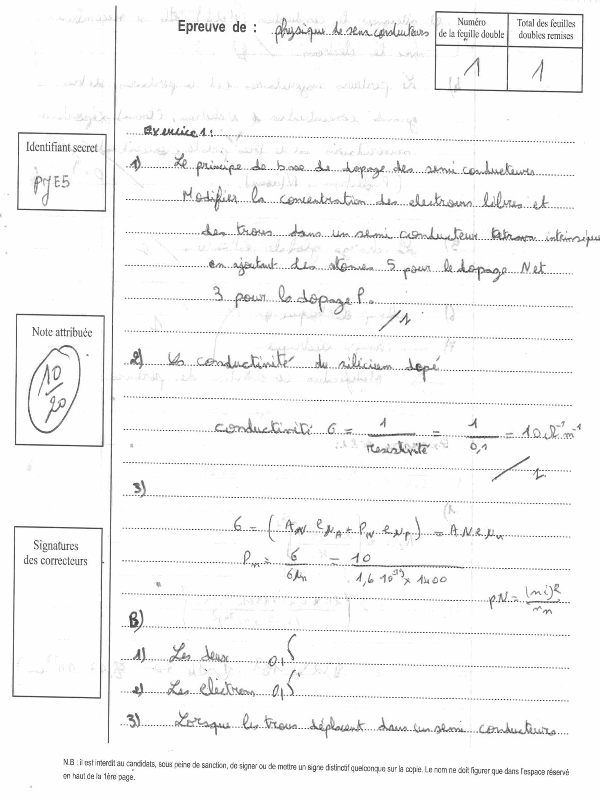
#> input picture project/ImagesForAPP/papier_01.png, 600 x 800 px
$ python -i noteExtraction.py   (imports and definitions only)   (older library calls are emulated)
#> lines starting #> are read from the running program, lines starting #| are printed output that depends on the picture; after the words box and inside, x2 and y2 are one past the last pixel; in counts of white or black regions, pixels touching at a corner belong together
import cv2
import numpy as np
import matplotlib.pyplot as plt
from tkinter.filedialog import askopenfilename

def etap1(File):
#> called with File = '../ImagesForAPP/papier_01.png'
        im = cv2.imread(File, cv2.IMREAD_GRAYSCALE)
#> im is the input picture: shape (800, 600); min 16, max 255, mean 246.5
        (thresh, gray) = cv2.threshold(im, 128, 255, cv2.THRESH_BINARY | cv2.THRESH_OTSU)
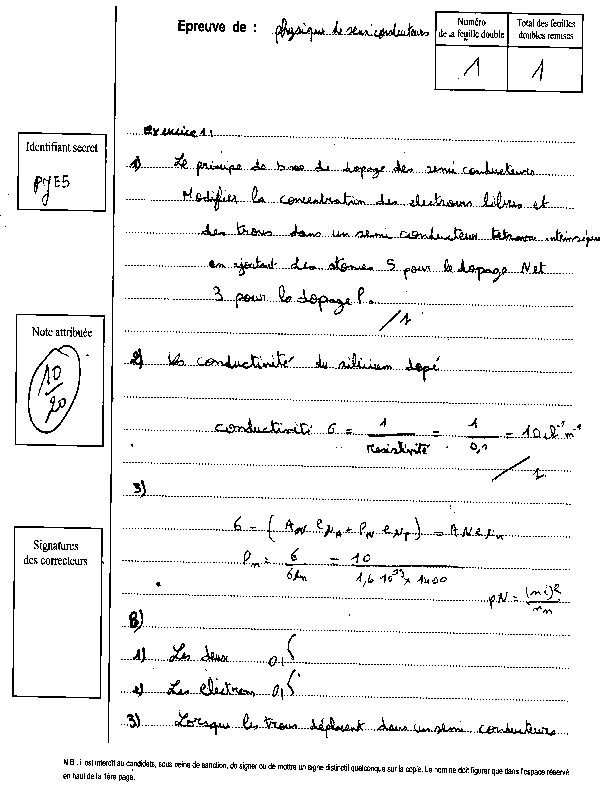
#> gray: shape (800, 600); 94.9% white; black in thin lines or dots
#> thresh = 195
        gray = 255 - gray
#> gray: shape (800, 600); 5.1% white in thin lines or dots
        (_,ctrs, hier) = cv2.findContours(gray.copy(), cv2.RETR_LIST, cv2.CHAIN_APPROX_SIMPLE)
#> ctrs = 2776 contours, 2612 with area under 20; largest, box (x1, y1, x2, y2) and area: (12, 526, 104, 699) 14931, (13, 527, 102, 698) 14702, (434, 11, 584, 93) 11488, (15, 314, 105, 447) 11478, (15, 314, 105, 446) 11277
        rects = [cv2.boundingRect(ctr) for ctr in ctrs]
#> rects = 2776 items, first 6: (126, 779, 3, 3), (134, 779, 1, 1), (125, 778, 3, 3), (130, 777, 3, 3), (122, 777, 4, 3), (113, 777, 3, 3)
        j=0
        for rect in rects:
                x = rect[0]
                y = rect[1]
                w = rect[2]
                h = rect[3]
                crop_im = im[y:y+h, x:x+w]

                if (w >= 50 and w <= 100) and (h >= 80 and h <= 120) and (x<=30 and x>=20):
                        cv2.imwrite('/home/jabrane/Downloads/pfa/project/Notes/note_'+str(j)+'.png', crop_im)
                        break
                        j=j+1
#> this loop made 1821 passes
#> (x, y, w, h, crop_im) on passes 1 to 3: (126, 779, 3, 3, [[229, 98, 123], [102, 251, 118], [214, 140, 201]]), (134, 779, 1, 1, [112]), (125, 778, 3, 3, [[192, 113, 252], [145, 229, 98], [249, 102, 251]])
#> after the loop, j = 0


>>> result = etap1('../ImagesForAPP/papier_01.png')

$ run again, on project/ImagesForAPP/papier_02.png
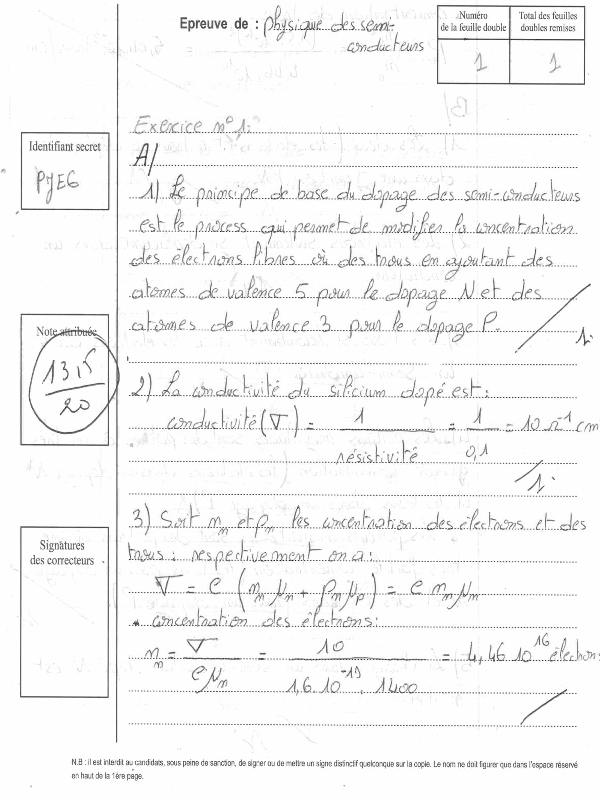
#> input picture project/ImagesForAPP/papier_02.png, 600 x 800 px
#> in etap1, im is the input picture: shape (800, 600); min 14, max 255, mean 245.9
#> in etap1, `(thresh, gray) = cv2.threshold(im, 128, 255, cv2.THRESH_BINARY | cv2.T..`:
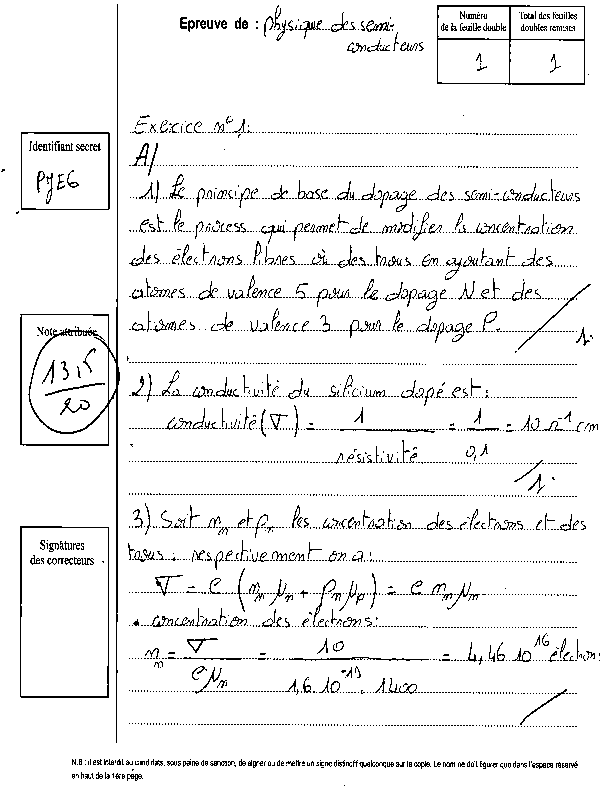
#> gray: shape (800, 600); 94.5% white; black in thin lines or dots
#> thresh = 196
#> ctrs = 2857 contours, 2685 with area under 20; largest, box (x1, y1, x2, y2) and area: (20, 526, 109, 698) 15001, (20, 527, 109, 697) 14753, (20, 4, 120, 743) 12220, (437, 5, 585, 85) 11487, (21, 132, 110, 210) 6775
#> rects = 2857 items, first 6: (344, 785, 1, 1), (135, 778, 3, 3), (138, 776, 4, 3), (131, 776, 3, 3), (122, 776, 3, 3), (116, 776, 3, 3)
#> the loop in etap1, `for rect in rects:` made 1824 passes
#> (x, y, w, h, crop_im) on passes 1, 2, 4: (344, 785, 1, 1, [168]), (135, 778, 3, 3, [[149, 133, 122], [167, 250, 143], [181, 152, 244]]), (131, 776, 3, 3, [[146, 92, 103], [118, 254, 119], [147, 135, 139]])
#> after the loop in etap1, `for rect in rects:`: j = 0

$ run again, on project/ImagesForAPP/papier_03.png
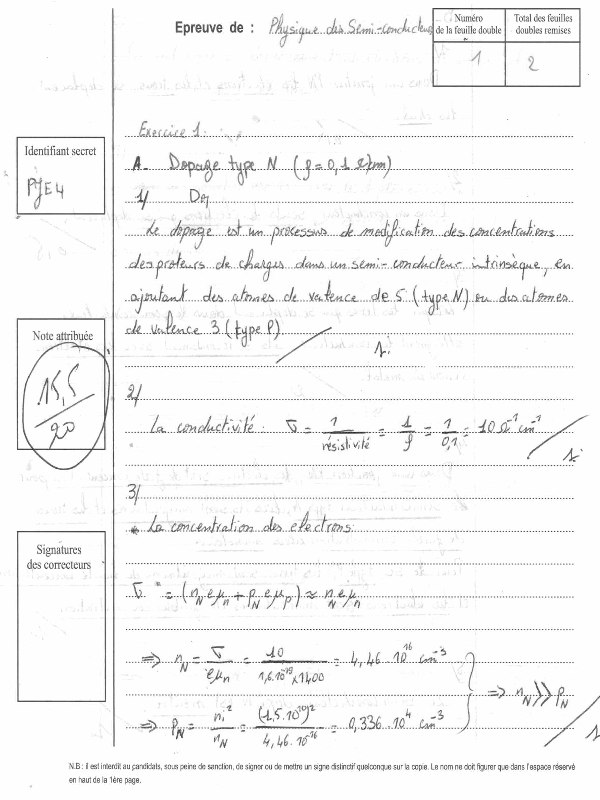
#> input picture project/ImagesForAPP/papier_03.png, 600 x 800 px
#> in etap1, im is the input picture: shape (800, 600); min 19, max 255, mean 246.1
#> in etap1, `(thresh, gray) = cv2.threshold(im, 128, 255, cv2.THRESH_BINARY | cv2.T..`:
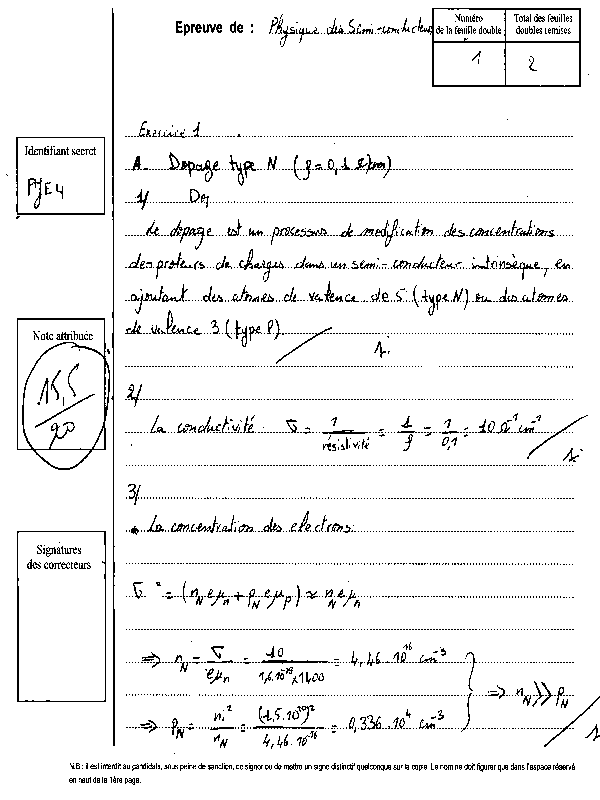
#> gray: shape (800, 600); 94.8% white; black in thin lines or dots
#> thresh = 194
#> ctrs = 2999 contours, 2814 with area under 20; largest, box (x1, y1, x2, y2) and area: (17, 531, 106, 702) 14960, (17, 531, 106, 702) 14806, (17, 318, 110, 470) 12448, (418, 8, 581, 87) 11583, (23, 342, 105, 450) 7426
#> rects = 2999 items, first 6: (132, 782, 3, 3), (140, 782, 1, 1), (131, 781, 3, 3), (136, 780, 3, 3), (128, 780, 4, 3), (119, 780, 3, 3)
#> the loop in etap1, `for rect in rects:` made 1970 passes
#> (x, y, w, h, crop_im) on passes 1 to 3: (132, 782, 3, 3, [[217, 116, 118], [128, 243, 139], [236, 146, 186]]), (140, 782, 1, 1, [123]), (131, 781, 3, 3, [[161, 102, 239], [172, 217, 116], [234, 128, 243]])
#> after the loop in etap1, `for rect in rects:`: j = 0

$ run again, on project/ImagesForAPP/papier_04.png
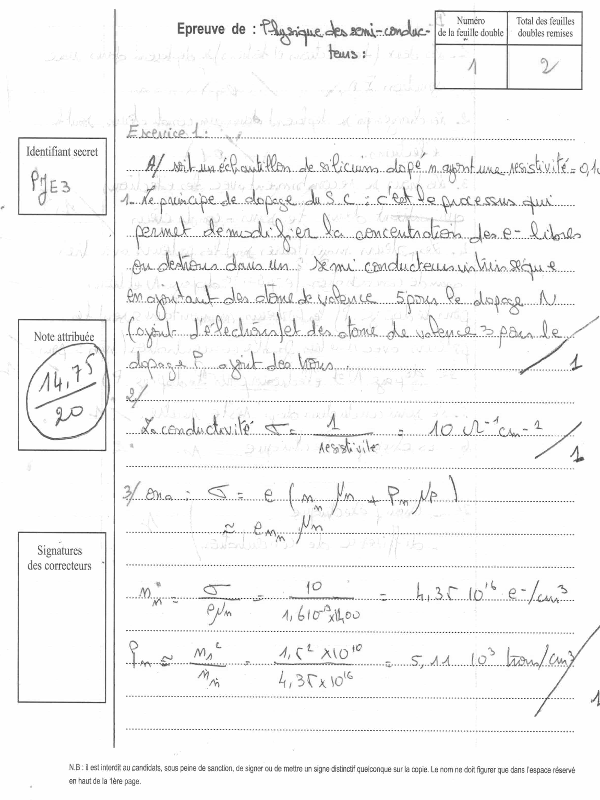
#> input picture project/ImagesForAPP/papier_04.png, 600 x 800 px
#> in etap1, im is the input picture: shape (800, 600); min 28, max 255, mean 245.7
#> in etap1, `(thresh, gray) = cv2.threshold(im, 128, 255, cv2.THRESH_BINARY | cv2.T..`:
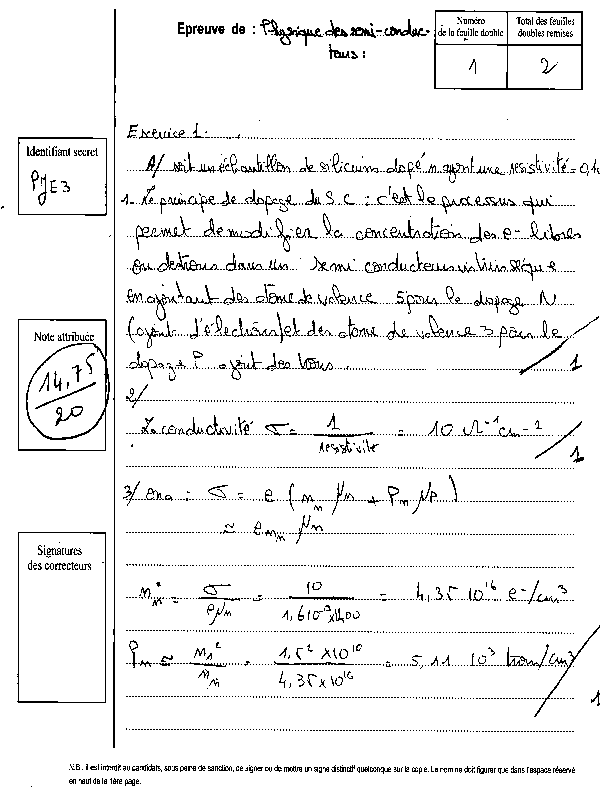
#> gray: shape (800, 600); 94.4% white; black in thin lines or dots
#> thresh = 195
#> ctrs = 2821 contours, 2597 with area under 20; largest, box (x1, y1, x2, y2) and area: (17, 532, 106, 703) 14794, (18, 532, 106, 703) 14735, (18, 319, 110, 451) 11553, (434, 10, 583, 90) 11526, (18, 137, 107, 216) 6784
#> rects = 2821 items, first 6: (31, 786, 1, 1), (132, 783, 3, 3), (140, 783, 1, 1), (128, 781, 4, 3), (113, 781, 3, 3), (104, 781, 3, 3)
#> the loop in etap1, `for rect in rects:` made 1903 passes
#> (x, y, w, h, crop_im) on passes 1 to 3: (31, 786, 1, 1, [193]), (132, 783, 3, 3, [[161, 133, 89], [145, 251, 142], [180, 137, 143]]), (140, 783, 1, 1, [144])
#> after the loop in etap1, `for rect in rects:`: j = 0
